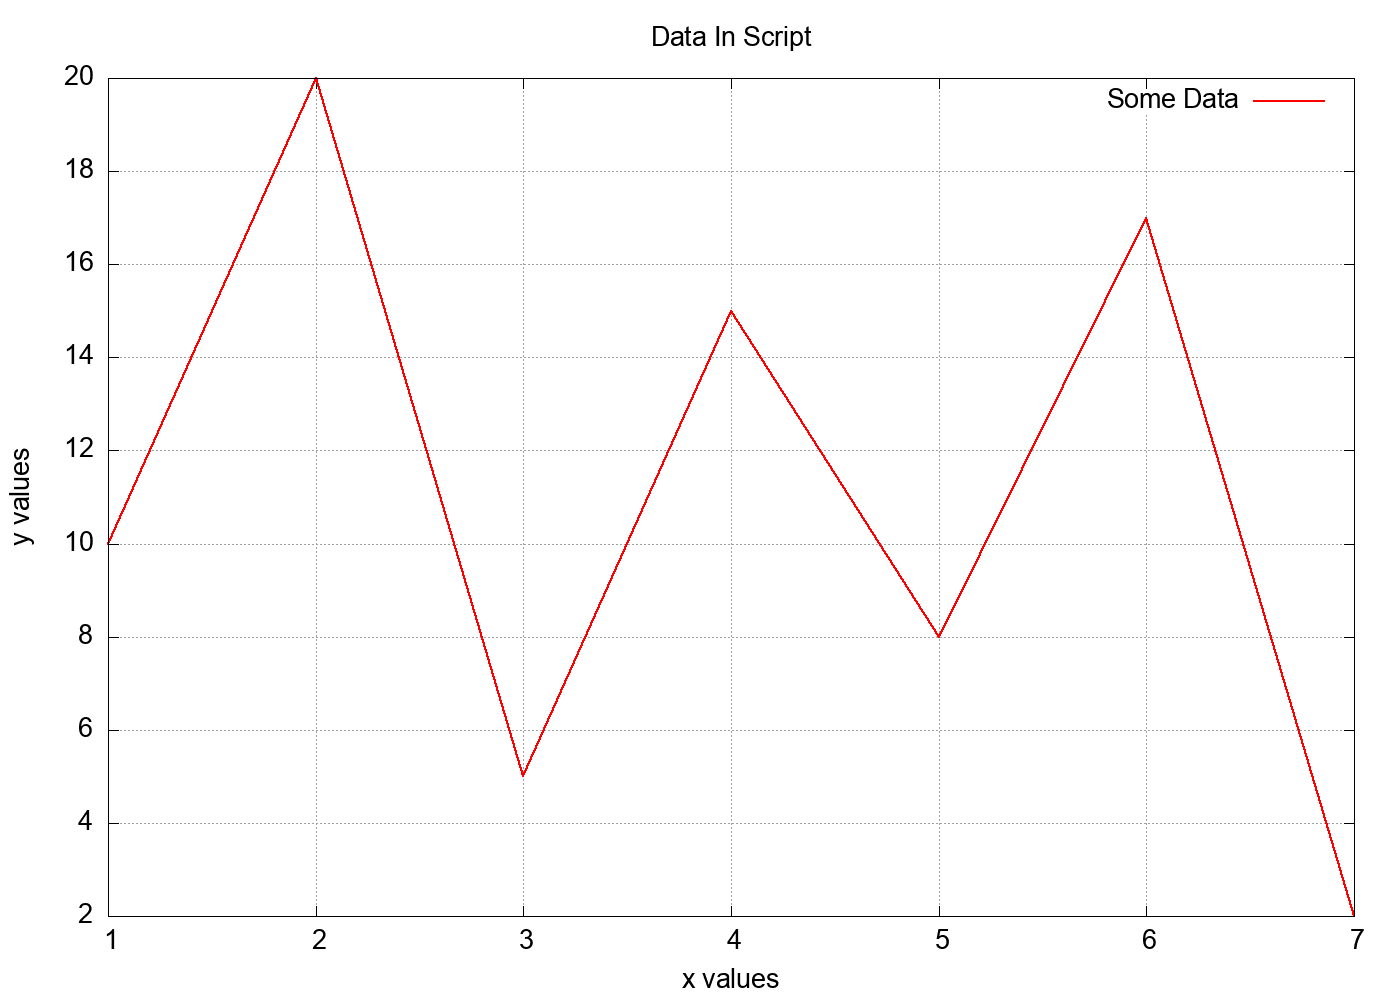

This figure's gnuplot source:
#
# The MIT License
#
# Copyright 2022 Thomas Lehmann.
#
# Permission is hereby granted, free of charge, to any person obtaining a copy
# of this software and associated documentation files (the "Software"), to deal
# in the Software without restriction, including without limitation the rights
# to use, copy, modify, merge, publish, distribute, sublicense, and/or sell
# copies of the Software, and to permit persons to whom the Software is
# furnished to do so, subject to the following conditions:
#
# The above copyright notice and this permission notice shall be included in
# all copies or substantial portions of the Software.
#
# THE SOFTWARE IS PROVIDED "AS IS", WITHOUT WARRANTY OF ANY KIND, EXPRESS OR
# IMPLIED, INCLUDING BUT NOT LIMITED TO THE WARRANTIES OF MERCHANTABILITY,
# FITNESS FOR A PARTICULAR PURPOSE AND NONINFRINGEMENT. IN NO EVENT SHALL THE
# AUTHORS OR COPYRIGHT HOLDERS BE LIABLE FOR ANY CLAIM, DAMAGES OR OTHER
# LIABILITY, WHETHER IN AN ACTION OF CONTRACT, TORT OR OTHERWISE, ARISING FROM,
# OUT OF OR IN CONNECTION WITH THE SOFTWARE OR THE USE OR OTHER DEALINGS IN
# THE SOFTWARE.
#
set terminal png size 1400,1000 enhanced font ",20"
set output "DemoDataContained.png"

$DemoData << EOD
1 10
2 20
3  5
4 15
5  8
6 17
7  2
EOD

set title "Data In Script"

set grid
set xlabel "x values"
set ylabel "y values"

set style line 1 linecolor rgb "#ff0000" linewidth 2
plot $DemoData using 1:2 with line linestyle 1 \
    title "Some Data"
